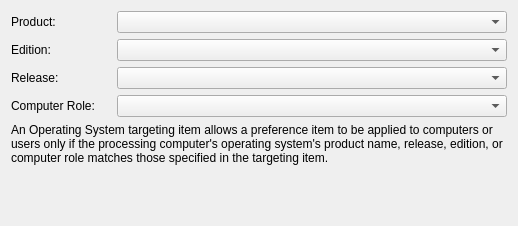
<?xml version="1.0" encoding="UTF-8"?>
<ui version="4.0">
 <class>OperatingSystemWidget</class>
 <widget class="QWidget" name="OperatingSystemWidget">
  <property name="geometry">
   <rect>
    <x>0</x>
    <y>0</y>
    <width>518</width>
    <height>226</height>
   </rect>
  </property>
  <property name="sizePolicy">
   <sizepolicy hsizetype="Maximum" vsizetype="Preferred">
    <horstretch>0</horstretch>
    <verstretch>0</verstretch>
   </sizepolicy>
  </property>
  <property name="minimumSize">
   <size>
    <width>450</width>
    <height>0</height>
   </size>
  </property>
  <property name="windowTitle">
   <string>Form</string>
  </property>
  <layout class="QGridLayout" name="gridLayout">
   <item row="0" column="0">
    <widget class="QLabel" name="productLabel">
     <property name="sizePolicy">
      <sizepolicy hsizetype="Preferred" vsizetype="Preferred">
       <horstretch>0</horstretch>
       <verstretch>0</verstretch>
      </sizepolicy>
     </property>
     <property name="minimumSize">
      <size>
       <width>0</width>
       <height>0</height>
      </size>
     </property>
     <property name="maximumSize">
      <size>
       <width>100</width>
       <height>16777215</height>
      </size>
     </property>
     <property name="text">
      <string>Product:</string>
     </property>
    </widget>
   </item>
   <item row="0" column="1">
    <widget class="QComboBox" name="productComboBox">
     <property name="sizePolicy">
      <sizepolicy hsizetype="Preferred" vsizetype="Fixed">
       <horstretch>0</horstretch>
       <verstretch>0</verstretch>
      </sizepolicy>
     </property>
     <property name="minimumSize">
      <size>
       <width>0</width>
       <height>0</height>
      </size>
     </property>
    </widget>
   </item>
   <item row="1" column="0">
    <widget class="QLabel" name="editionLabel">
     <property name="minimumSize">
      <size>
       <width>0</width>
       <height>0</height>
      </size>
     </property>
     <property name="maximumSize">
      <size>
       <width>100</width>
       <height>16777215</height>
      </size>
     </property>
     <property name="text">
      <string>Edition:</string>
     </property>
    </widget>
   </item>
   <item row="1" column="1">
    <widget class="QComboBox" name="editionComboBox">
     <property name="minimumSize">
      <size>
       <width>250</width>
       <height>0</height>
      </size>
     </property>
    </widget>
   </item>
   <item row="2" column="0">
    <widget class="QLabel" name="releaseLabel">
     <property name="minimumSize">
      <size>
       <width>0</width>
       <height>0</height>
      </size>
     </property>
     <property name="maximumSize">
      <size>
       <width>100</width>
       <height>16777215</height>
      </size>
     </property>
     <property name="text">
      <string>Release:</string>
     </property>
    </widget>
   </item>
   <item row="2" column="1">
    <widget class="QComboBox" name="releaseComboBox">
     <property name="minimumSize">
      <size>
       <width>250</width>
       <height>0</height>
      </size>
     </property>
    </widget>
   </item>
   <item row="3" column="0">
    <widget class="QLabel" name="roleLabel">
     <property name="maximumSize">
      <size>
       <width>100</width>
       <height>16777215</height>
      </size>
     </property>
     <property name="text">
      <string>Computer Role:</string>
     </property>
    </widget>
   </item>
   <item row="3" column="1">
    <widget class="QComboBox" name="roleComboBox">
     <property name="minimumSize">
      <size>
       <width>250</width>
       <height>0</height>
      </size>
     </property>
    </widget>
   </item>
   <item row="4" column="0" colspan="2">
    <widget class="QLabel" name="label">
     <property name="text">
      <string>An Operating System targeting item allows a preference item to be applied to computers or users only if the processing computer's operating system's product name, release, edition, or computer role matches those specified in the targeting item.</string>
     </property>
     <property name="wordWrap">
      <bool>true</bool>
     </property>
    </widget>
   </item>
   <item row="5" column="0" colspan="2">
    <spacer name="verticalSpacer">
     <property name="orientation">
      <enum>Qt::Vertical</enum>
     </property>
     <property name="sizeHint" stdset="0">
      <size>
       <width>558</width>
       <height>137</height>
      </size>
     </property>
    </spacer>
   </item>
  </layout>
 </widget>
 <resources/>
 <connections/>
</ui>
